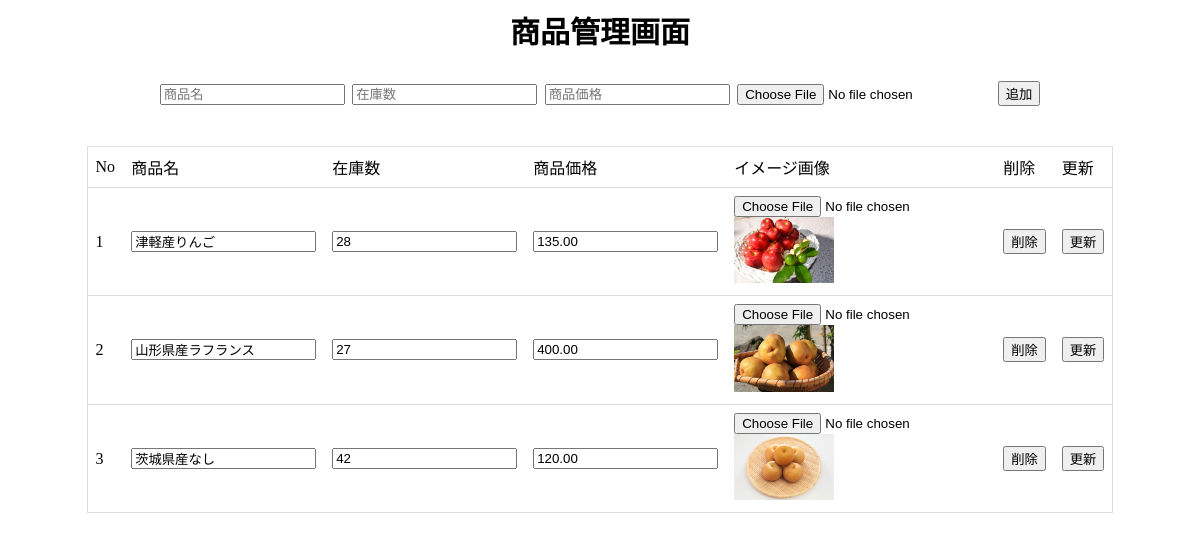
/kanri.php, run on an earlier commit of the app's database.
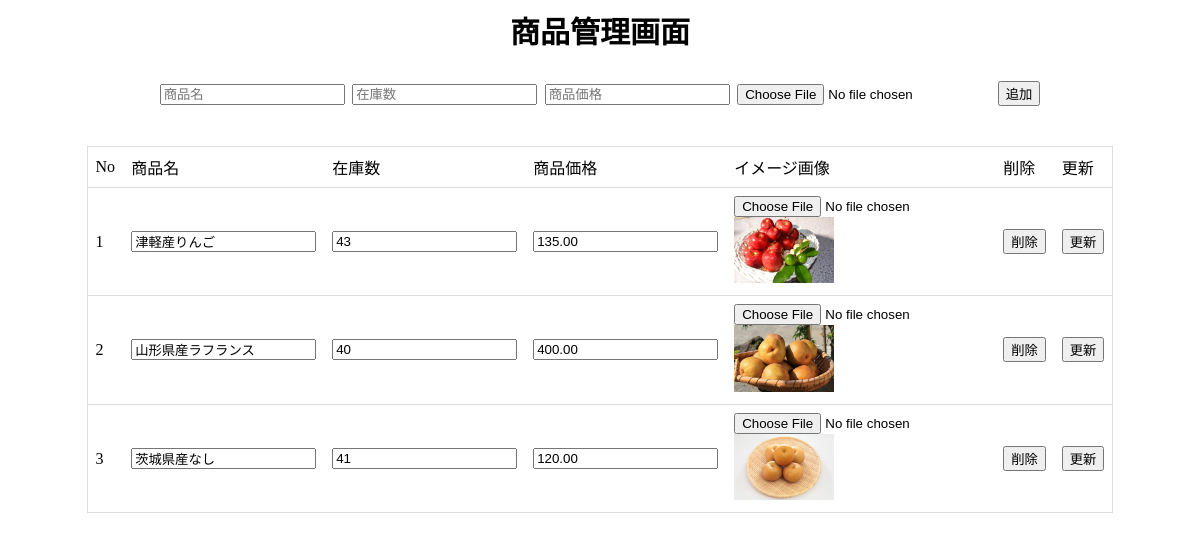
And on a later commit of the database.
### tables this page shows
CREATE TABLE `products` (
  `id` int(11) NOT NULL,
  `product_name` varchar(255) NOT NULL,
  `stock` int(11) NOT NULL,
  `price` decimal(10,2) NOT NULL,
  `image` varchar(255) DEFAULT NULL,
  `is_deleted` tinyint(1) DEFAULT '0'
);

### kanri.php (the view, shortened to what this page needs)
<?php
$db = new mysqli('localhost', 'root', 'root', 'kudamonoshop');
?>
<!DOCTYPE html>
<html lang="ja">
<head>
    <link rel="stylesheet" href="css/kanri.css">
</head>
<body>
    <div class="header">商品管理画面</div>
    <div class="nyuryoku">
    <form action="process.php" method="post" enctype="multipart/form-data">
        <input type="text" name="product_name" placeholder="商品名">
        <input type="number" name="stock_quantity" placeholder="在庫数">
        <input type="number" name="price" placeholder="商品価格">
        <input type="file" name="image" accept="image/*">
        <input type="submit" name="add_product" value="追加">
    </form>
    </div>
<div class="container">
<table>
<thead>
    <tr>
        <td>No</td>
        <td>商品名</td>
        <td>在庫数</td>
        <td>商品価格</td>
        <td>イメージ画像</td>
        <td>削除</td>
        <td>更新</td>
    </tr>
</thead>
<tbody>
<?php
$query = "SELECT * FROM products WHERE is_deleted = 0";
$result = $db->query($query);
if ($result->num_rows > 0) {
    $counter = 1;
    while ($row = $result->fetch_assoc()) {
        echo "<tr>";
    echo "<form action='process.php' method='post' enctype='multipart/form-data'>";
        echo "<td>" . $counter . "</td>";
        echo "<td><input type='text' name='product_name[" . $row['id'] . "]' value='" . $row['product_name'] . "'></td>";
        echo "<td><input type='text' name='stock_quantity[" . $row['id'] . "]' value='" . $row['stock'] . "'></td>";
        echo "<td><input type='text' name='price[" . $row['id'] . "]' value='" . $row['price'] . "'></td>";
        echo "<td><input type='file' name='image[" . $row['id'] . "]' accept='image/*' onchange='readURL(this, this.nextElementSibling);'><img src='img/" . $row['image'] . "' alt='イメージ画像' style='max-width: 100px;'></td>";
        echo "<td><input type='hidden' name='product_id' value='" . $row['id'] . "'><input type='submit' name='delete_product' value='削除'></td>";
        echo "<td><input type='submit' name='update_product' value='更新'></td>";
        echo "</tr>";
        $counter++;
    }
} else {
    echo "<tr><td colspan='6'>商品情報はありません。</td></tr>";
}
?>
    </tbody>
    </table>
    </div>
</body>
</html>

### css/kanri.css (style rules this page uses)
.header { width: 100%; text-align: center; font-size: 30px; font-weight: bold; }
.nyuryoku { width: 100%; margin-top: 20px; text-align: center; font-size: 30px; }
.container { display: flex; justify-content: center; align-items: center; }
table { width: 80%; margin-top: 40px; border-collapse: collapse; border: 1px solid #ddd; }
th, td { padding: 8px; text-align: left; border-bottom: 1px solid #ddd; }
img { max-width: 100px; max-height: 100px; }

What changed in the data, as far as the page shows it:
changed products "津軽産りんご": stock "28" → "43"
changed products "山形県産ラフランス": stock "27" → "40"
changed products "茨城県産なし": stock "42" → "41"
